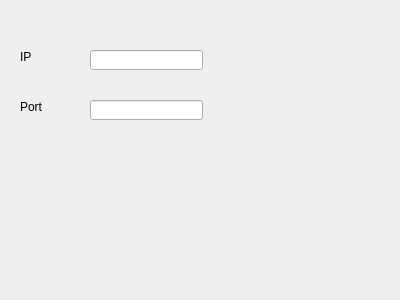
<?xml version="1.0" encoding="UTF-8"?>
<ui version="4.0">
 <class>ServerWindow</class>
 <widget class="QMainWindow" name="ServerWindow">
  <property name="geometry">
   <rect>
    <x>0</x>
    <y>0</y>
    <width>400</width>
    <height>300</height>
   </rect>
  </property>
  <property name="windowTitle">
   <string>MainWindow</string>
  </property>
  <widget class="QWidget" name="centralWidget">
   <widget class="QLineEdit" name="lineEdit">
    <property name="geometry">
     <rect>
      <x>90</x>
      <y>50</y>
      <width>113</width>
      <height>20</height>
     </rect>
    </property>
   </widget>
   <widget class="QLineEdit" name="lineEdit_2">
    <property name="geometry">
     <rect>
      <x>90</x>
      <y>100</y>
      <width>113</width>
      <height>20</height>
     </rect>
    </property>
   </widget>
   <widget class="QLabel" name="label">
    <property name="geometry">
     <rect>
      <x>20</x>
      <y>50</y>
      <width>47</width>
      <height>13</height>
     </rect>
    </property>
    <property name="text">
     <string>IP</string>
    </property>
   </widget>
   <widget class="QLabel" name="label_2">
    <property name="geometry">
     <rect>
      <x>20</x>
      <y>100</y>
      <width>47</width>
      <height>13</height>
     </rect>
    </property>
    <property name="text">
     <string>Port</string>
    </property>
   </widget>
  </widget>
  <widget class="QMenuBar" name="menuBar">
   <property name="geometry">
    <rect>
     <x>0</x>
     <y>0</y>
     <width>400</width>
     <height>21</height>
    </rect>
   </property>
  </widget>
 </widget>
 <layoutdefault spacing="6" margin="11"/>
 <resources/>
 <connections/>
</ui>
